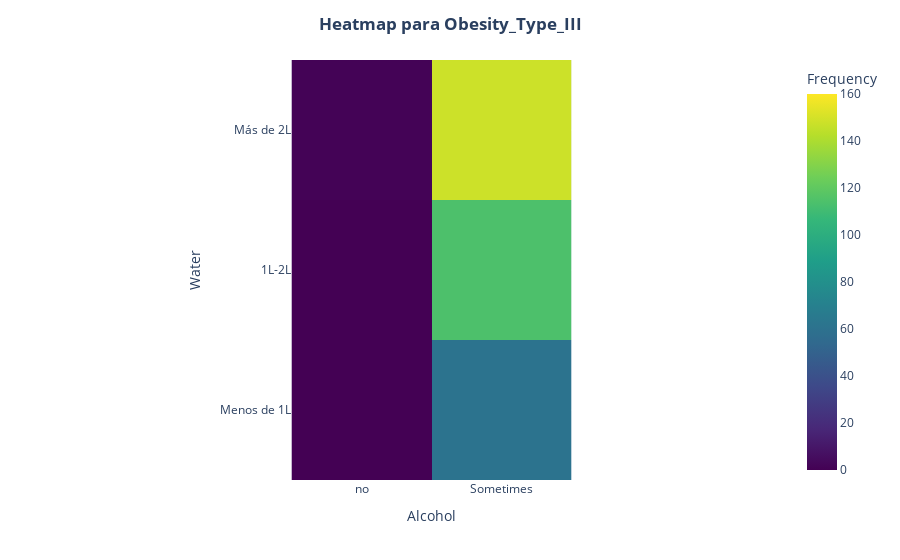

Notebook code for this chart:
### Code cell
def heatmap(obesidad_limpio,obesity_type,graficar=False):
        agua_ordenada_para_grafico=['Más de 2L','1L-2L','Menos de 1L']
        tabla_pivote = pd.pivot_table(obesidad_limpio.loc[obesidad_limpio['obesity_type']==obesity_type,['water','alcohol']], aggfunc=len, index='water', columns='alcohol', fill_value=0).reindex(agua_ordenada_para_grafico)
        fig = px.imshow(tabla_pivote,
                        labels=dict(x="Alcohol", y="Water", color="Frequency"),
                        x=tabla_pivote.columns,
                        y=tabla_pivote.index,
                        color_continuous_scale="Viridis",zmin=0, zmax=160)
        fig.update_layout(title=dict(text=f"<b>Heatmap para {obesity_type}</b>", x=0.5))
        pio.write_image(fig, f'Imagenes/{obesity_type}.png')
        if graficar:
            fig.show()
        else:
            return f'Imagenes/{obesity_type}.png'


def gif4_1(obesidad_limpio,filename):
    image_files = [heatmap(obesidad_limpio,obesity_type) for obesity_type in list(obesidad_limpio['obesity_type'].cat.categories)]
    with imageio.get_writer(f'{filename}.gif', duration=2.5) as writer:
        for filename in image_files:
            image = imageio.imread(filename)
            writer.append_data(image)

    # Elimina los archivos temporales
    for filename in image_files:
        os.remove(filename)   
        
#gif4_1(obesidad_limpio,'Insight4_1')
heatmap(obesidad_limpio,'Obesity_Type_III',True)

### Figure 1 — Plotly figure (JSON) as saved in the notebook; plotly's stock layout.template omitted (floating-point values rounded to 4 significant figures)
{"data": [{"coloraxis": "coloraxis", "hovertemplate": "Alcohol: %{x}<br>Water: %{y}<br>Frequency: %{z}<extra></extra>", "name": "0", "type": "heatmap", "x": ["no", "Sometimes"], "xaxis": "x", "y": ["Más de 2L", "1L-2L", "Menos de 1L"], "yaxis": "y", "z": [[1, 148], [0, 114], [0, 61]]}], "layout": {"coloraxis": {"cmax": 160, "cmin": 0, "colorbar": {"title": {"text": "Frequency"}}, "colorscale": [[0, "#440154"], [0.1111, "#482878"], [0.2222, "#3e4989"], [0.3333, "#31688e"], [0.4444, "#26828e"], [0.5556, "#1f9e89"], [0.6667, "#35b779"], [0.7778, "#6ece58"], [0.8889, "#b5de2b"], [1, "#fde725"]]}, "margin": {"t": 60}, "title": {"text": "<b>Heatmap para Obesity_Type_III</b>", "x": 0.5}, "xaxis": {"anchor": "y", "constrain": "domain", "domain": [0, 1], "scaleanchor": "y", "title": {"text": "Alcohol"}}, "yaxis": {"anchor": "x", "autorange": "reversed", "constrain": "domain", "domain": [0, 1], "title": {"text": "Water"}}}}
